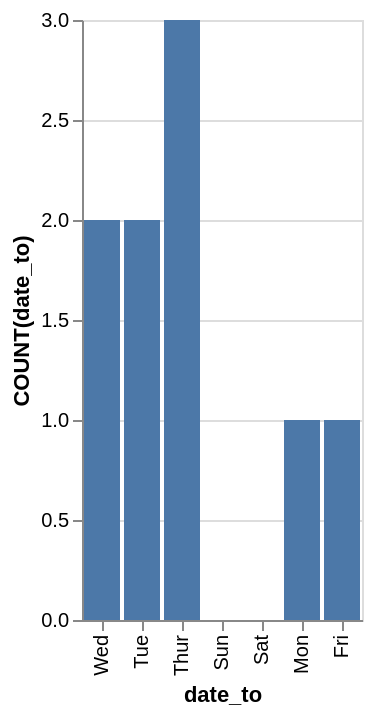

Specify this chart in Vega-Lite:
### Vega-Lite specification from a JSON file in a GitHub repository (floating-point values rounded to 4 significant figures)
{"data": {"values": [{"x_data": "Mon", "y_data": 1}, {"x_data": "Tue", "y_data": 2}, {"x_data": "Wed", "y_data": 2}, {"x_data": "Thur", "y_data": 3}, {"x_data": "Fri", "y_data": 1}, {"x_data": "Sat", "y_data": 0}, {"x_data": "Sun", "y_data": 0}]}, "mark": "bar", "encoding": {"x": {"field": "x_data", "type": "nominal", "title": "date_to", "sort": "descending"}, "y": {"field": "y_data", "type": "quantitative", "title": "COUNT(date_to)"}}}
